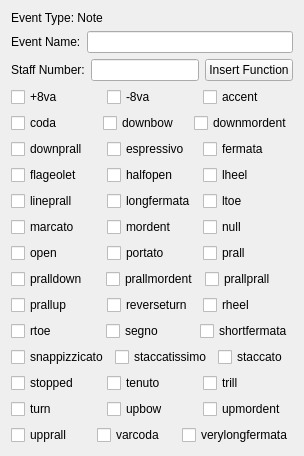
            <widget class="QWidget" name="notePage">
                <property name="minimumWidth"><number>600</number></property>
                <property name="maximumWidth"><number>600</number></property>
                <property name="sizePolicy">
                  <sizepolicy hsizetype="Fixed" vsizetype="Preferred">
                    <horstretch>0</horstretch><verstretch>0</verstretch>
                  </sizepolicy>
                </property>
                <layout class="QVBoxLayout" name="notePageLayout">
                    <item>
                        <layout class="QHBoxLayout" name="noteTypeLayout">
                          <item>
                            <widget class="QLabel" name="noteTypeLabel">
                            <property name="text"><string>Event Type: Note</string></property>
                            </widget>
                          </item>
                        </layout>
                        </item>
                        <item>
                        <layout class="QHBoxLayout" name="noteNameLayout">
                            <item>
                                <widget class="QLabel" name="noteNameLabel">
                                <property name="text"><string>Event Name:</string></property>
                                </widget>
                            </item>
                            <item>
                                <widget class="QLineEdit" name="noteNameEntry"/>
                            </item>
                        </layout>
                        </item>
                        <item>
                        <layout class="QHBoxLayout" name="staffNumberLayout">
                            <item>
                                <widget class="QLabel" name="staffNumberLabel">
                                <property name="text"><string>Staff Number:</string></property>
                                </widget>
                            </item>
                            <item>
                                <widget class="QLineEdit" name="staffNumberEntry"/>
                            </item>
                            <item>
                                <widget class="QPushButton" name="staffNumberFunButton">
                                <property name="text">
                                    <string>Insert Function</string>
                                </property>
                                </widget>
                            </item>
                        </layout>
                        </item>
                        <item>
                        <layout class="QHBoxLayout" name="noteOptions3">
                            <item>
                              <widget class="QCheckBox" name="plus8vaCheckBox">
                                <property name="text"><string>+8va</string></property>
                              </widget>
                            </item>
                            <item>
                              <widget class="QCheckBox" name="neg8vaCheckBox">
                                <property name="text"><string>-8va</string></property>
                              </widget>
                            </item>
                            <item>
                              <widget class="QCheckBox" name="accentCheckBox">
                                <property name="text"><string>accent</string></property>
                              </widget>
                            </item>                          
                        </layout>
                        </item>
                        <item>
                        <layout class="QHBoxLayout" name="noteOptions6">
                            <item>
                              <widget class="QCheckBox" name="codaCheckBox">
                                <property name="text"><string>coda</string></property>
                              </widget>
                            </item>
                            <item>
                              <widget class="QCheckBox" name="downbowCheckBox">
                                <property name="text"><string>downbow</string></property>
                              </widget>
                            </item>
                            <item>
                              <widget class="QCheckBox" name="downmordentCheckBox">
                                <property name="text"><string>downmordent</string></property>
                              </widget>
                            </item>                          
                        </layout>
                        </item>
                        <item>
                        <layout class="QHBoxLayout" name="noteOptions9">
                            <item>
                              <widget class="QCheckBox" name="downprallCheckBox">
                                <property name="text"><string>downprall</string></property>
                              </widget>
                            </item>
                            <item>
                              <widget class="QCheckBox" name="espressivoCheckBox">
                                <property name="text"><string>espressivo</string></property>
                              </widget>
                            </item>
                            <item>
                              <widget class="QCheckBox" name="fermataCheckBox">
                                <property name="text"><string>fermata</string></property>
                              </widget>
                            </item>                          
                        </layout>
                        </item>
                        <item>
                        <layout class="QHBoxLayout" name="noteOptions12">
                            <item>
                              <widget class="QCheckBox" name="flageoletCheckBox">
                                <property name="text"><string>flageolet</string></property>
                              </widget>
                            </item>
                            <item>
                              <widget class="QCheckBox" name="halfopenCheckBox">
                                <property name="text"><string>halfopen</string></property>
                              </widget>
                            </item>
                            <item>
                              <widget class="QCheckBox" name="lheelCheckBox">
                                <property name="text"><string>lheel</string></property>
                              </widget>
                            </item>                          
                        </layout>
                        </item>
                        <item>
                        <layout class="QHBoxLayout" name="noteOptions15">
                            <item>
                              <widget class="QCheckBox" name="lineprallCheckBox">
                                <property name="text"><string>lineprall</string></property>
                              </widget>
                            </item>
                            <item>
                              <widget class="QCheckBox" name="longfermataCheckBox">
                                <property name="text"><string>longfermata</string></property>
                              </widget>
                            </item>
                            <item>
                              <widget class="QCheckBox" name="ltoeCheckBox">
                                <property name="text"><string>ltoe</string></property>
                              </widget>
                            </item>                          
                        </layout>
                        </item>
                        <item>
                        <layout class="QHBoxLayout" name="noteOptions18">
                            <item>
                              <widget class="QCheckBox" name="marcatoCheckBox">
                                <property name="text"><string>marcato</string></property>
                              </widget>
                            </item>
                            <item>
                              <widget class="QCheckBox" name="mordentCheckBox">
                                <property name="text"><string>mordent</string></property>
                              </widget>
                            </item>
                            <item>
                              <widget class="QCheckBox" name="nullCheckBox">
                                <property name="text"><string>null</string></property>
                              </widget>
                            </item>                          
                        </layout>
                        </item>
                        <item>
                        <layout class="QHBoxLayout" name="noteOptions21">
                            <item>
                              <widget class="QCheckBox" name="openCheckBox">
                                <property name="text"><string>open</string></property>
                              </widget>
                            </item>
                            <item>
                              <widget class="QCheckBox" name="portatoCheckBox">
                                <property name="text"><string>portato</string></property>
                              </widget>
                            </item>
                            <item>
                              <widget class="QCheckBox" name="prallCheckBox">
                                <property name="text"><string>prall</string></property>
                              </widget>
                            </item>                          
                        </layout>
                        </item>
                        <item>
                        <layout class="QHBoxLayout" name="noteOptions24">
                            <item>
                              <widget class="QCheckBox" name="pralldownCheckBox">
                                <property name="text"><string>pralldown</string></property>
                              </widget>
                            </item>
                            <item>
                              <widget class="QCheckBox" name="prallmordentCheckBox">
                                <property name="text"><string>prallmordent</string></property>
                              </widget>
                            </item>
                            <item>
                              <widget class="QCheckBox" name="prallprallCheckBox">
                                <property name="text"><string>prallprall</string></property>
                              </widget>
                            </item>                          
                        </layout>
                        </item>
                        <item>
                        <layout class="QHBoxLayout" name="noteOptions27">
                            <item>
                              <widget class="QCheckBox" name="prallupCheckBox">
                                <property name="text"><string>prallup</string></property>
                              </widget>
                            </item>
                            <item>
                              <widget class="QCheckBox" name="reverseturnCheckBox">
                                <property name="text"><string>reverseturn</string></property>
                              </widget>
                            </item>
                            <item>
                              <widget class="QCheckBox" name="rheelCheckBox">
                                <property name="text"><string>rheel</string></property>
                              </widget>
                            </item>                          
                        </layout>
                        </item>
                        <item>
                        <layout class="QHBoxLayout" name="noteOptions30">
                            <item>
                              <widget class="QCheckBox" name="rtoeCheckBox">
                                <property name="text"><string>rtoe</string></property>
                              </widget>
                            </item>
                            <item>
                              <widget class="QCheckBox" name="segnoCheckBox">
                                <property name="text"><string>segno</string></property>
                              </widget>
                            </item>
                            <item>
                              <widget class="QCheckBox" name="shortfermataCheckBox">
                                <property name="text"><string>shortfermata</string></property>
                              </widget>
                            </item>                          
                        </layout>
                        </item>
                        <item>
                        <layout class="QHBoxLayout" name="noteOptions33">
                            <item>
                              <widget class="QCheckBox" name="snappizzicatoCheckBox">
                                <property name="text"><string>snappizzicato</string></property>
                              </widget>
                            </item>
                            <item>
                              <widget class="QCheckBox" name="staccatissimoCheckBox">
                                <property name="text"><string>staccatissimo</string></property>
                              </widget>
                            </item>
                            <item>
                              <widget class="QCheckBox" name="staccatoCheckBox">
                                <property name="text"><string>staccato</string></property>
                              </widget>
                            </item>                          
                        </layout>
                        </item>
                        <item>
                        <layout class="QHBoxLayout" name="noteOptions36">
                            <item>
                              <widget class="QCheckBox" name="stoppedCheckBox">
                                <property name="text"><string>stopped</string></property>
                              </widget>
                            </item>
                            <item>
                              <widget class="QCheckBox" name="tenutoCheckBox">
                                <property name="text"><string>tenuto</string></property>
                              </widget>
                            </item>
                            <item>
                              <widget class="QCheckBox" name="trillCheckBox">
                                <property name="text"><string>trill</string></property>
                              </widget>
                            </item>                          
                        </layout>
                        </item>
                        <item>
                        <layout class="QHBoxLayout" name="noteOptions39">
                            <item>
                              <widget class="QCheckBox" name="turnCheckBox">
                                <property name="text"><string>turn</string></property>
                              </widget>
                            </item>
                            <item>
                              <widget class="QCheckBox" name="upbowCheckBox">
                                <property name="text"><string>upbow</string></property>
                              </widget>
                            </item>
                            <item>
                              <widget class="QCheckBox" name="upmordentCheckBox">
                                <property name="text"><string>upmordent</string></property>
                              </widget>
                            </item>                          
                        </layout>
                        </item>
                        <item>
                        <layout class="QHBoxLayout" name="noteOptions41">
                            <item>
                              <widget class="QCheckBox" name="upprallCheckBox">
                                <property name="text"><string>upprall</string></property>
                              </widget>
                            </item>
                            <item>
                              <widget class="QCheckBox" name="varcodaCheckBox">
                                <property name="text"><string>varcoda</string></property>
                              </widget>
                            </item>
                            <item>
                              <widget class="QCheckBox" name="verylongfermataCheckBox">
                                <property name="text"><string>verylongfermata</string></property>
                              </widget>
                            </item>                          
                        </layout>
                        </item>
                </layout>
            </widget>
